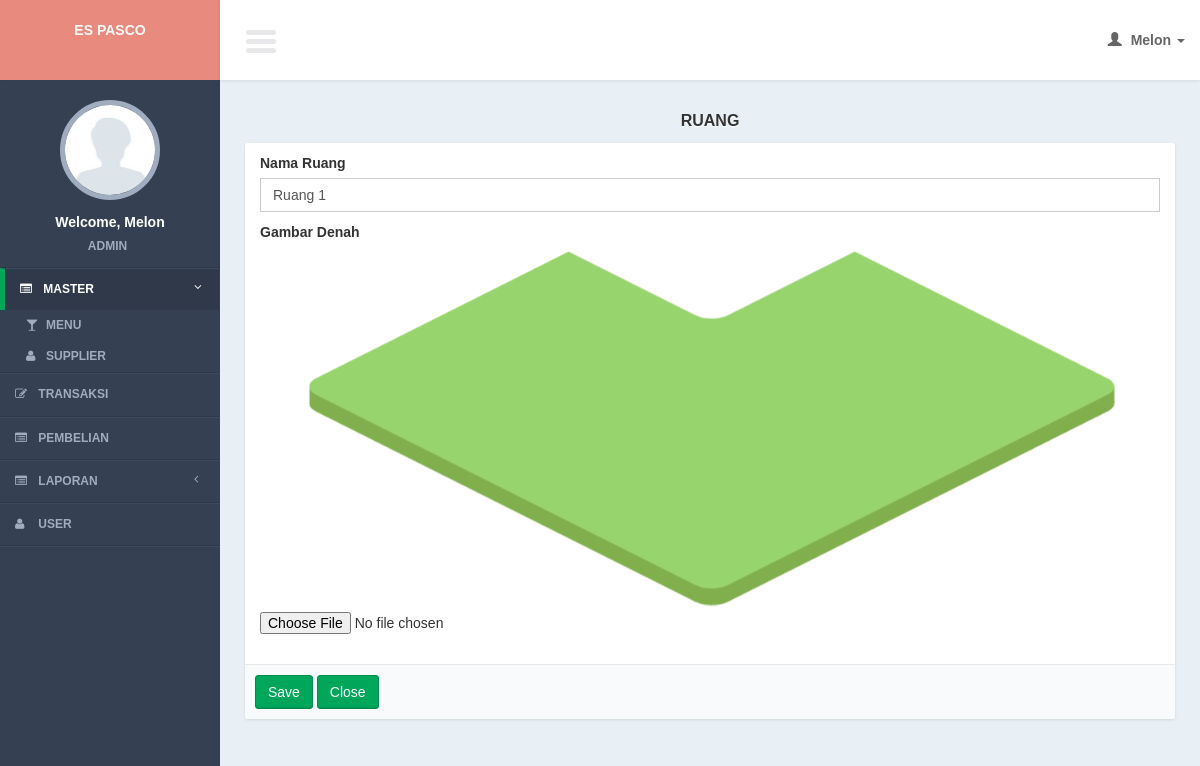
The page /controllers/building.php?page=form&id=1 (signed in) on the database its author committed.
### tables this page shows
CREATE TABLE `buildings` (
  `building_id` int(11) NOT NULL,
  `building_name` varchar(100) NOT NULL,
  `building_img` text NOT NULL
);

### models/building_model.php (called while the page is built, shortened)
<?php
function read_id($id){
	global $mysqli;
	$query = mysqli_query($mysqli, "select *
			from buildings
			where building_id = '$id'");
	$result = mysqli_fetch_object($query);
	return $result;
}
?>

### views/building/form.php (the view, shortened to what this page needs)
      <section class="content">
          <div class="row">
              <div class="col-md-12">
                <div class="title_page"> <?= $title ?></div>
                   <form action="<?= $action?>" method="post" enctype="multipart/form-data" role="form">
                  <div class="box box-cokelat">
                      <div class="box-body">
                              <div class="col-md-12">
                              <div class="form-group">
                                  <label>Nama Ruang</label>
                                  <input required type="text" name="i_name" class="form-control" placeholder="Masukkan nama ruang..." value="<?= $row->building_name ?>"/>
                              </div>
  							 <div class="form-group">
                               <label>Gambar Denah </label>
                                <?php
                              if($id){
	 $gambar = ($row->building_img) ? $row->building_img : "img_not_found.png";
?>
                              <br />
                              <img src="<?= "../img/building/".$gambar ?>" style="max-width:100%;"/>
                              <?php
}
?>
                                 <input type="file" name="i_img" id="i_img" />
                              </div>
                              </div>
                      </div>
                        <div class="box-footer">
                      <input class="btn btn-success" type="submit" value="Save"/>
                      <a href="<?= $close_button?>" class="btn btn-success" >Close</a>
                   </div>
                  </div>
             </form>
              </div>
          </div>
      </section>

### css/AdminLTE.css (style rules this page uses)
html { font-family: 'Source Sans Pro', sans-serif; -webkit-font-smoothing: antialiased; min-height: 100%; background: #E9F0F5; }
body { font-family: 'Source Sans Pro', sans-serif; -webkit-font-smoothing: antialiased; min-height: 100%; background: #E9F0F5; }
a { color: #3c8dbc; }
.content { padding: 30px 10px; }
img { max-width: 100%important; }
.form-control { -webkit-border-radius: 0px !important; -moz-border-radius: 0px !important; border-radius: 0px !important; box-shadow: none; }
.box { position: relative; margin-bottom: 20px; -webkit-border-radius: 3px; -moz-border-radius: 3px; border-radius: 3px !important; width: 100%; background:#fff; box-shadow: 0 1px 3px rgba(0, 0, 0, 0.1); }
.box .box-body { padding-top:10px; -webkit-border-top-left-radius: 0; -webkit-border-top-right-radius: 0; -webkit-border-bottom-right-radius: 3px; -webkit-border-bottom-left-radius: 3px; -moz-border-radius-topleft: 0; -moz-border-radius-topright: 0; -moz-border-radius-bottomright: 3px; -moz-border-radius-bottomleft: 3px; border-top-left-radius: 0; border-top-right-radius: 0; border-bottom-right-radius: 3px; border-bottom-left-radius: 3px; border-radius:3px; padding-bottom:20px; }
.box .box-footer { border-top: 1px solid #e8e8e8; -webkit-border-top-left-radius: 0; -webkit-border-top-right-radius: 0; -webkit-border-bottom-right-radius: 3px; -webkit-border-bottom-left-radius: 3px; -moz-border-radius-topleft: 0; -moz-border-radius-topright: 0; -moz-border-radius-bottomright: 3px; -moz-border-radius-bottomleft: 3px; border-top-left-radius: 0; border-top-right-radius: 0; border-bottom-right-radius: 3px; border-bottom-left-radius: 3px; background:#F9FAFC; padding: 10px; }
.btn { font-weight: 500; -webkit-border-radius: 3px; -moz-border-radius: 3px; border-radius: 3px; border: 1px solid transparent; -webkit-box-shadow: inset 0px -2px 0px 0px rgba(0, 0, 0, 0.09); -moz-box-shadow: inset 0px -2px 0px 0px rgba(0, 0, 0, 0.09); box-shadow: inset 0px -1px 0px 0px rgba(0, 0, 0, 0.09); }
.btn.btn-success { background-color: #00a65a; border-color: #008d4c; }
.title_page { font-size:medium; text-align:center; font-weight:bold; margin-bottom:10px; text-shadow: 0 1px 1px #ffffff; text-transform:uppercase; }

### css/tooltip/tooltip-classic.css (style rules this page uses)
html, body { margin:0; height:100%; }

### rows shown on the page
buildings: i_name "Ruang 1", building_img (picture)

### other values the page prints
$user_data[0] "Melon"
$user_data[1] "ADMIN"
$title "RUANG"
